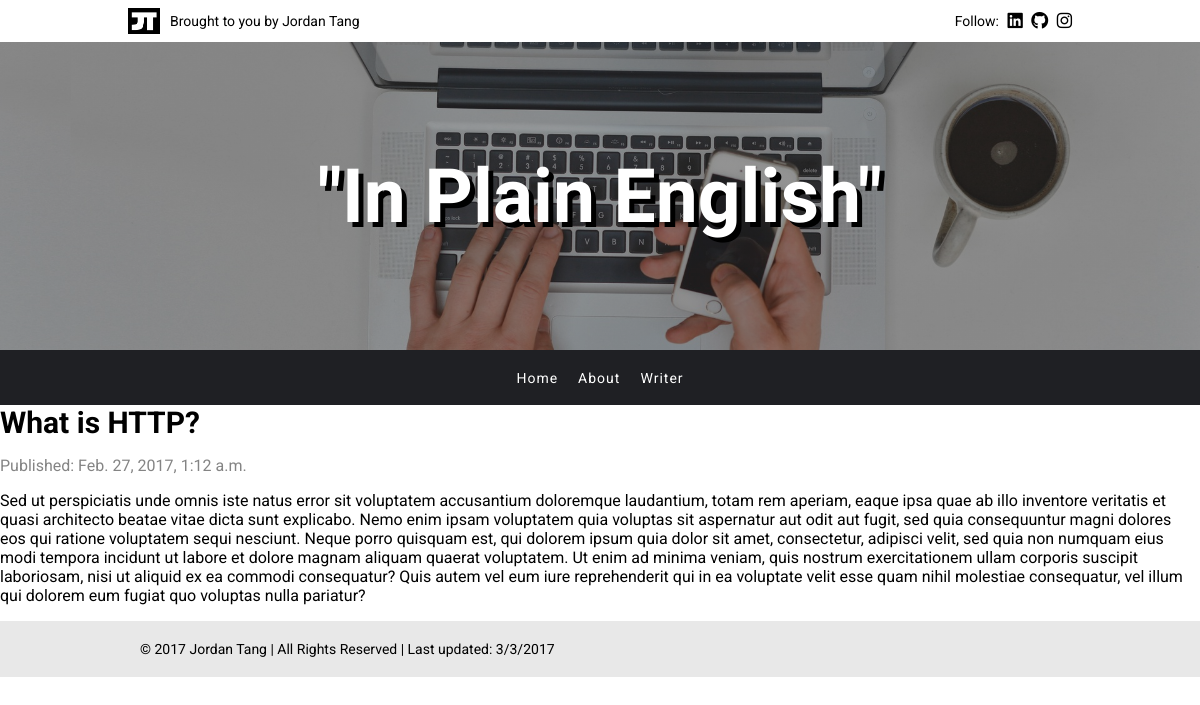
The app's page /post/2/, older data.
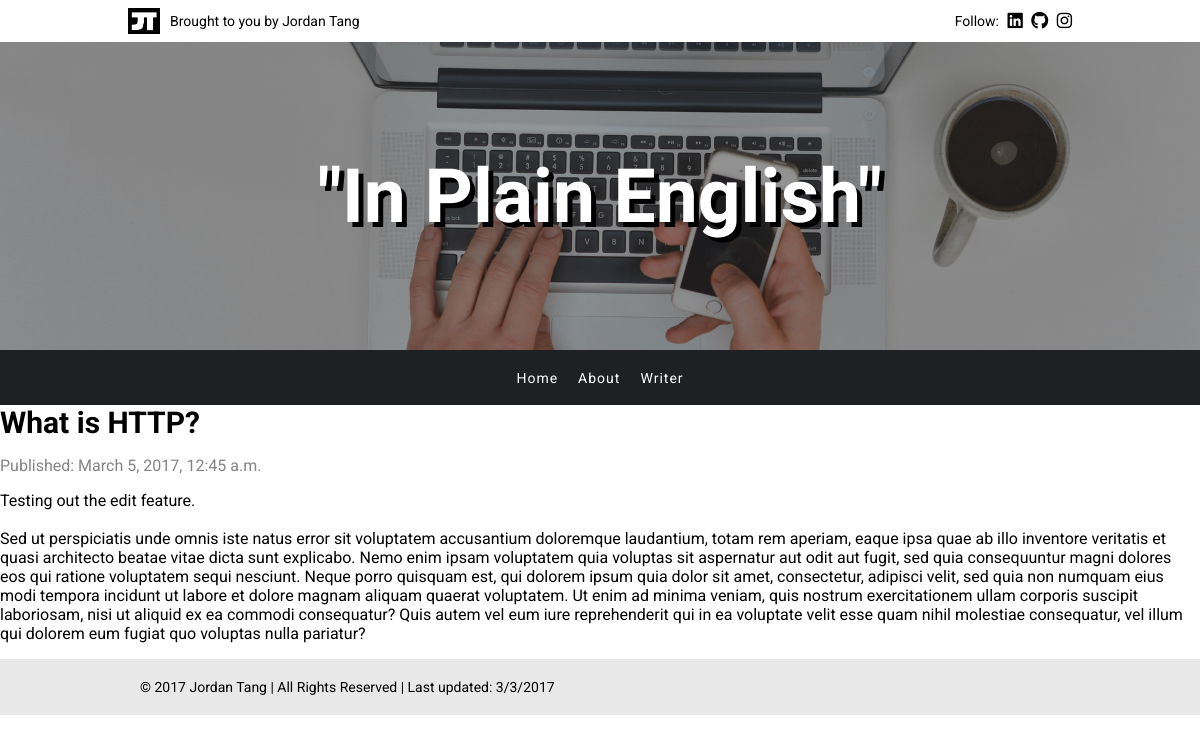
The same page, newer data.
### app/models.py (models this page shows, shortened)
class Post(models.Model):
    author = models.ForeignKey('auth.User')
    title = models.CharField(max_length=200)
    text = models.TextField()
    created_date = models.DateTimeField(
        default=timezone.now)
    published_date = models.DateTimeField(
        blank=True, null=True)

### app/views.py (the view)
# urls.py: url(r'^post/(?P<pk>\d+)/$', views.post_detail, name='post_detail'),
def post_detail(request, pk):
    post = get_object_or_404(Post, pk=pk)
    return render(request, 'app/post_detail.html', {'post': post})

### app/templates/app/post_detail.html (shortened to what this page needs)
{% extends 'app/base.html' %}
{% block content %}
    <div>
        <div class="title-container">
            <h2>{{ post.title }}</h2>
        </div>
        {% if post.published_date %}
            <p class="subtext">Published: {{ post.published_date }}</p>
        {% endif %}
        <p>{{ post.text|linebreaksbr }}</p>
    </div>
{% endblock %}

Row changes from the older to the newer data that the page shows:
changed Post "What is HTTP?": published_date "Feb. 27, 2017, 1:12 a.m." → "March 5, 2017, 12:45 a.m."; text "Sed ut perspiciatis unde…" → "Testing out the edit feature. Sed ut perspiciatis unde…"
